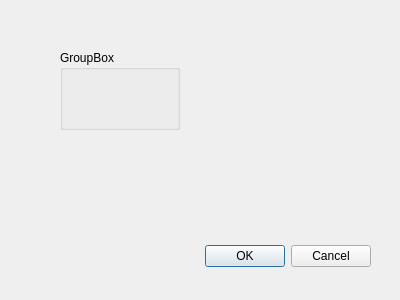
<?xml version="1.0" encoding="UTF-8"?>
<ui version="4.0">
 <class>MainWindow</class>
 <widget class="QDialog" name="MainWindow">
  <property name="geometry">
   <rect>
    <x>0</x>
    <y>0</y>
    <width>400</width>
    <height>300</height>
   </rect>
  </property>
  <property name="windowTitle">
   <string>MainWindow</string>
  </property>
  <widget class="QDialogButtonBox" name="buttonBox">
   <property name="geometry">
    <rect>
     <x>30</x>
     <y>240</y>
     <width>341</width>
     <height>32</height>
    </rect>
   </property>
   <property name="orientation">
    <enum>Qt::Horizontal</enum>
   </property>
   <property name="standardButtons">
    <set>QDialogButtonBox::Cancel|QDialogButtonBox::Ok</set>
   </property>
  </widget>
  <widget class="QGroupBox" name="groupBox">
   <property name="geometry">
    <rect>
     <x>60</x>
     <y>50</y>
     <width>120</width>
     <height>80</height>
    </rect>
   </property>
   <property name="title">
    <string>GroupBox</string>
   </property>
  </widget>
 </widget>
 <resources/>
 <connections>
  <connection>
   <sender>buttonBox</sender>
   <signal>accepted()</signal>
   <receiver>MainWindow</receiver>
   <slot>accept()</slot>
   <hints>
    <hint type="sourcelabel">
     <x>248</x>
     <y>254</y>
    </hint>
    <hint type="destinationlabel">
     <x>157</x>
     <y>274</y>
    </hint>
   </hints>
  </connection>
  <connection>
   <sender>buttonBox</sender>
   <signal>rejected()</signal>
   <receiver>MainWindow</receiver>
   <slot>reject()</slot>
   <hints>
    <hint type="sourcelabel">
     <x>316</x>
     <y>260</y>
    </hint>
    <hint type="destinationlabel">
     <x>286</x>
     <y>274</y>
    </hint>
   </hints>
  </connection>
 </connections>
</ui>
